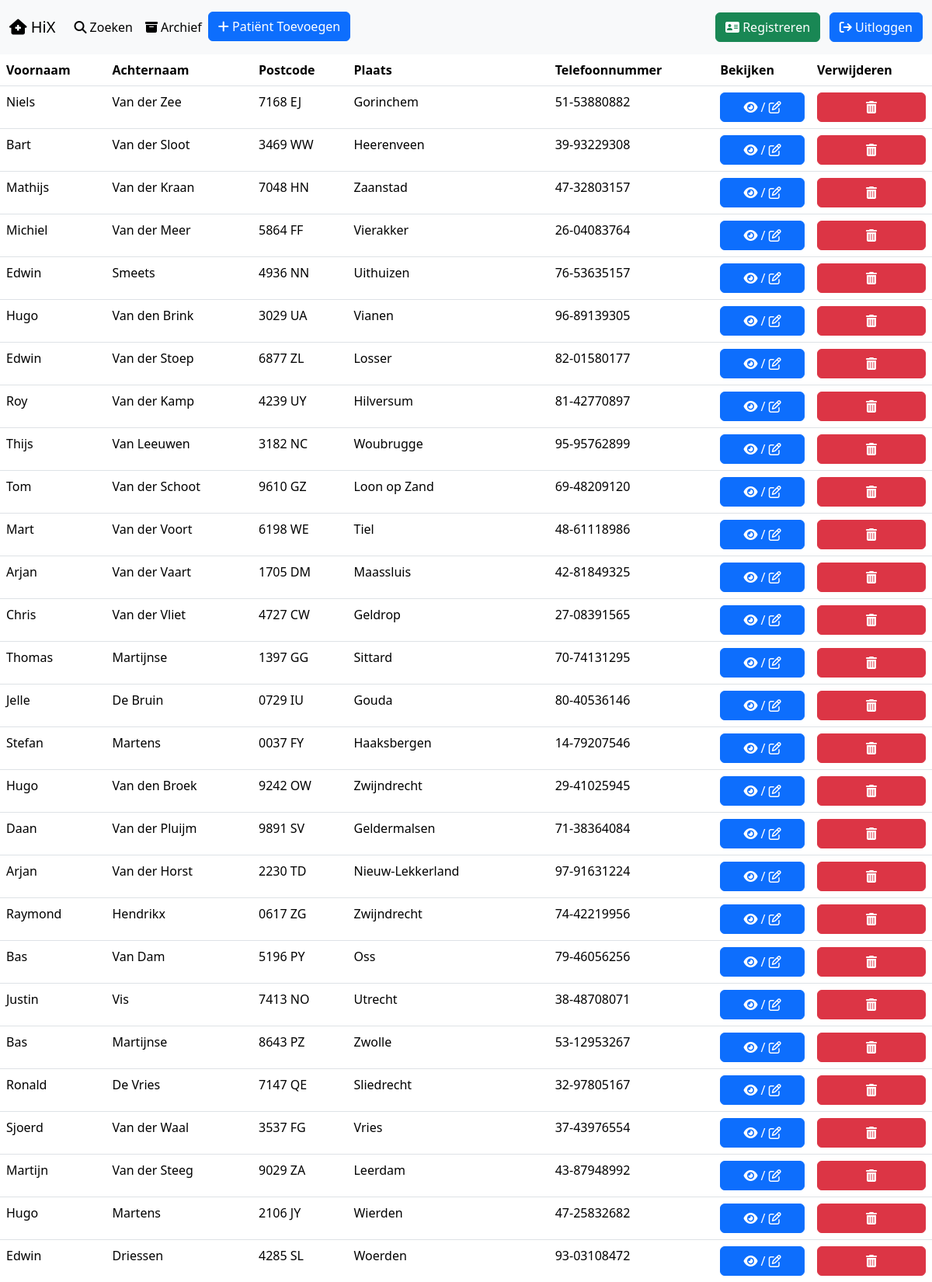
Screenshot of /index.php (signed in, upper part) with the database file from the repository.
### tables this page shows
CREATE TABLE `patient` (
  `patient_id` int(5) NOT NULL,
  `voor_naam` varchar(100) NOT NULL,
  `achter_naam` varchar(255) NOT NULL,
  `adres` varchar(150) NOT NULL,
  `huisnummer` varchar(4) NOT NULL,
  `postcode` varchar(30) NOT NULL,
  `plaats` varchar(255) NOT NULL,
  `telefoonnummer` varchar(100) NOT NULL,
  `actief` tinyint(1) NOT NULL
);

### connection.php (called while the page is built, shortened)
<?php
function patienten($dbh, $activiteit){
      $patient = array();
      $patientquery = $dbh->prepare("SELECT patient_id, voor_naam, achter_naam, postcode, plaats, telefoonnummer, actief
      FROM patient WHERE actief = $activiteit");
      $patientquery->execute();
      while ($row = $patientquery->fetch(PDO::FETCH_ASSOC)){
            $patient[] = $row;
      }
      return $patient;
}

### index.php (the view, shortened to what this page needs)
<?php
require_once("./connection.php");
$dbh = dbcon();
?>
<!DOCTYPE html>
<html lang="nl">
<head>
  <link rel="stylesheet" href="./reset.css">
  <link href="https://cdn.jsdelivr.net/npm/bootstrap@5.3.2/dist/css/bootstrap.min.css" rel="stylesheet">
  <link rel="stylesheet" href="./style.css">
</head>
<body>
<nav class="navbar navbar-expand-lg bg-body-tertiary">
  <div class="container-fluid">
    <a class="navbar-brand" href="index.php"><i class="fa-solid fa-house-medical" style="color: #000000;"></i> HiX</a>
    <div class="collapse navbar-collapse" id="navbarNav">
      <ul class="navbar-nav">
        <li class="nav-item">
          <button class="nav-link active" aria-current="page" onclick="Open()"><i class="fa-solid fa-magnifying-glass" style="color: #000000;"></i> Zoeken</button>
        </li>
        <li class="nav-item">
          <a class="nav-link active" href="inactiefpatient.php"><i class="fa-solid fa-box-archive" style="color: #000000;"></i> Archief</a>
        </li>
        <li class="nav-item">
          <button type="button" class='btn btn-primary' style='width: 100%;' data-bs-toggle="modal" data-bs-target="#exampleModal"><i class="fa-solid fa-plus" style="color: #ffffff;"></i> Patiënt Toevoegen</button></a>
        </li>
      </ul>
    </div>
    <span class="navbar-text" style="margin-right: 1%;">
      <a class="text-dark" href="./register.php"><button class="btn btn-success"><i class="fa-solid fa-address-card" style="color: #ffffff;"></i> Registreren</button></a>
    </span>
    <span class="navbar-text">
      <a class="text-dark" href="./logout.php"><button class="btn btn-primary"><i class="fa-solid fa-arrow-right-from-bracket" style="color: #ffffff;"></i> Uitloggen</button></a>
    </span>
</nav>
<table class="table" id="mytable">
  <thead>
    <tr>
      <th onclick="sort(0)" scope="col">Voornaam</th>
      <th onclick="sort(1)" scope="col">Achternaam</th>
      <th onclick="sort(2)" scope="col">Postcode</th>
      <th onclick="sort(3)" scope="col">Plaats</th>
      <th onclick="sort(4)" scope="col">Telefoonnummer</th>
      <th scope="col">Bekijken</th>
      <th scope="col">Verwijderen</th>
    </tr>
  </thead>
  <tbody>
  <?php
  $patient = patienten($dbh, 1);
  foreach($patient as $data){
    echo '<tr>';
    echo "<td>".$data['voor_naam']."</td> ";
    echo "<td>".$data['achter_naam']."</td>";
    echo "<td>".$data['postcode']."</td>";
    echo "<td>".$data['plaats']."</td>";
    echo "<td>".$data['telefoonnummer']."</td>";
      echo "<td><a href='patientgegevens.php?patient_id=".$data['patient_id']."'><button class='btn btn-primary' style='width: 100%;'><i class='fa-solid fa-eye' style='color: #ffffff;'></i> / <i class='fa-regular fa-pen-to-square' style='color: #ffffff;'></i></button></a></td>";
      echo '<td><button class="btn btn-danger" style="width: 100%;" data-href=delete.php?patient_id='.$data['patient_id'].' data-bs-toggle="modal" data-bs-target="#confirm-delete"><i class="fa-solid fa-trash-can"></i></button></td>';
      echo "</tr>";
    }
    ?>
  </tbody>
</table>
</body>
</html>

### style.css (style rules this page uses)
th { cursor: pointer; }

### rows the page displays
patient: voor_naam "Niels", achter_naam "Van der Zee", postcode "7168 EJ", plaats "Gorinchem", telefoonnummer "51-53880882"
patient: voor_naam "Bart", achter_naam "Van der Sloot", postcode "3469 WW", plaats "Heerenveen", telefoonnummer "39-93229308"
patient: voor_naam "Mathijs", achter_naam "Van der Kraan", postcode "7048 HN", plaats "Zaanstad", telefoonnummer "47-32803157"
patient: voor_naam "Michiel", achter_naam "Van der Meer", postcode "5864 FF", plaats "Vierakker", telefoonnummer "26-04083764"
patient: voor_naam "Edwin", achter_naam "Smeets", postcode "4936 NN", plaats "Uithuizen", telefoonnummer "76-53635157"
patient: voor_naam "Hugo", achter_naam "Van den Brink", postcode "3029 UA", plaats "Vianen", telefoonnummer "96-89139305"
patient: voor_naam "Edwin", achter_naam "Van der Stoep", postcode "6877 ZL", plaats "Losser", telefoonnummer "82-01580177", $data['patient_id'] 10 (drawn)
patient: voor_naam "Roy", achter_naam "Van der Kamp", postcode "4239 UY", plaats "Hilversum", telefoonnummer "81-42770897"
patient: voor_naam "Thijs", achter_naam "Van Leeuwen", postcode "3182 NC", plaats "Woubrugge", telefoonnummer "95-95762899"
patient: voor_naam "Tom", achter_naam "Van der Schoot", postcode "9610 GZ", plaats "Loon op Zand", telefoonnummer "69-48209120"
patient: voor_naam "Mart", achter_naam "Van der Voort", postcode "6198 WE", plaats "Tiel", telefoonnummer "48-61118986"
patient: voor_naam "Arjan", achter_naam "Van der Vaart", postcode "1705 DM", plaats "Maassluis", telefoonnummer "42-81849325"
patient: voor_naam "Chris", achter_naam "Van der Vliet", postcode "4727 CW", plaats "Geldrop", telefoonnummer "27-08391565"
patient: voor_naam "Thomas", achter_naam "Martijnse", postcode "1397 GG", plaats "Sittard", telefoonnummer "70-74131295"
patient: voor_naam "Jelle", achter_naam "De Bruin", postcode "0729 IU", plaats "Gouda", telefoonnummer "80-40536146"
patient: voor_naam "Stefan", achter_naam "Martens", postcode "0037 FY", plaats "Haaksbergen", telefoonnummer "14-79207546"
patient: voor_naam "Hugo", achter_naam "Van den Broek", postcode "9242 OW", plaats "Zwijndrecht", telefoonnummer "29-41025945"
patient: voor_naam "Daan", achter_naam "Van der Pluijm", postcode "9891 SV", plaats "Geldermalsen", telefoonnummer "71-38364084"
patient: voor_naam "Arjan", achter_naam "Van der Horst", postcode "2230 TD", plaats "Nieuw-Lekkerland", telefoonnummer "97-91631224"
patient: voor_naam "Raymond", achter_naam "Hendrikx", postcode "0617 ZG", plaats "Zwijndrecht", telefoonnummer "74-42219956"
patient: voor_naam "Bas", achter_naam "Van Dam", postcode "5196 PY", plaats "Oss", telefoonnummer "79-46056256"
patient: voor_naam "Justin", achter_naam "Vis", postcode "7413 NO", plaats "Utrecht", telefoonnummer "38-48708071"
patient: voor_naam "Bas", achter_naam "Martijnse", postcode "8643 PZ", plaats "Zwolle", telefoonnummer "53-12953267"
patient: voor_naam "Ronald", achter_naam "De Vries", postcode "7147 QE", plaats "Sliedrecht", telefoonnummer "32-97805167"
patient: voor_naam "Sjoerd", achter_naam "Van der Waal", postcode "3537 FG", plaats "Vries", telefoonnummer "37-43976554"
patient: voor_naam "Martijn", achter_naam "Van der Steeg", postcode "9029 ZA", plaats "Leerdam", telefoonnummer "43-87948992"
patient: voor_naam "Hugo", achter_naam "Martens", postcode "2106 JY", plaats "Wierden", telefoonnummer "47-25832682"
patient: voor_naam "Edwin", achter_naam "Driessen", postcode "4285 SL", plaats "Woerden", telefoonnummer "93-03108472"
